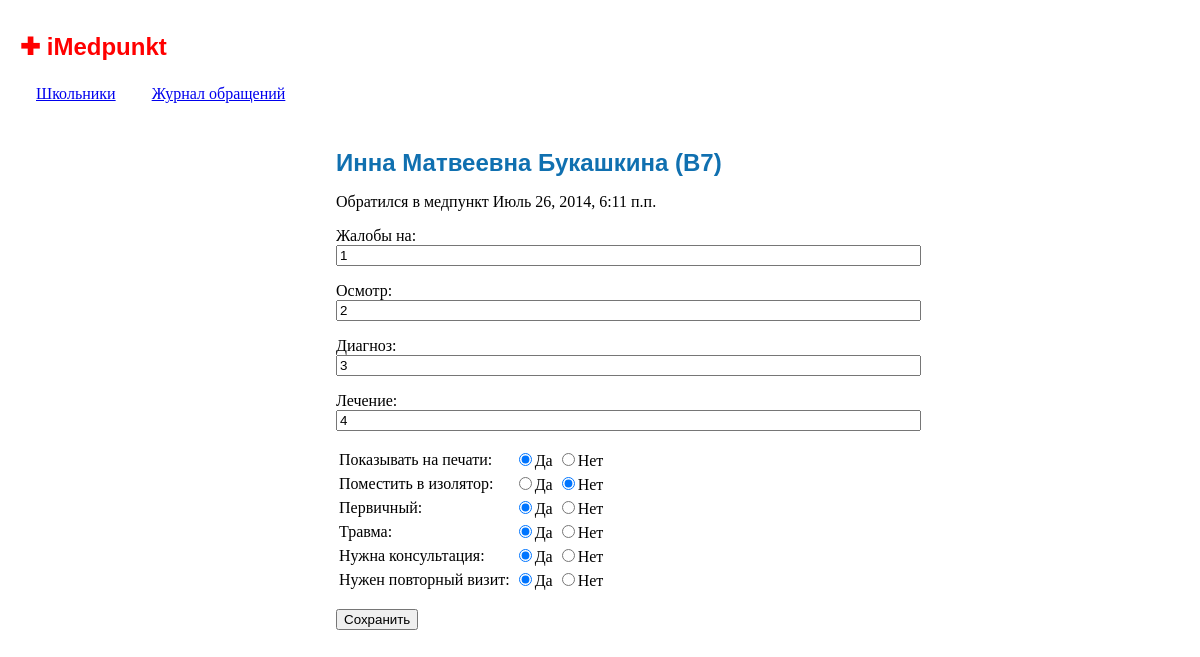
The app's page /visit_edit/1, older data.
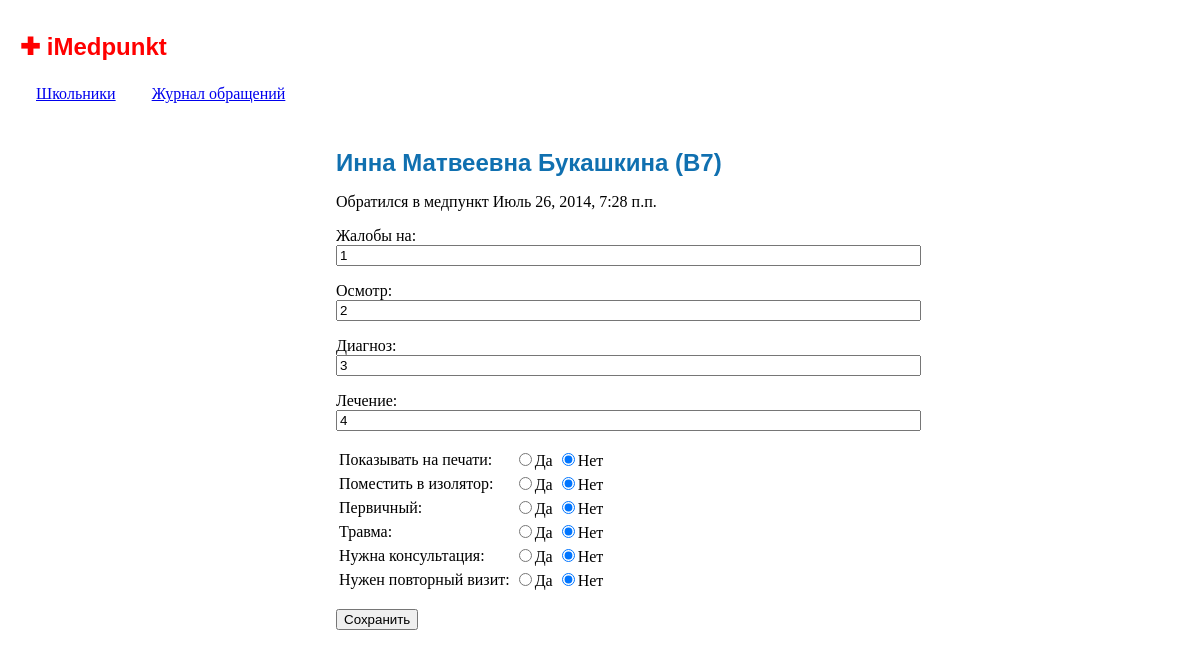
The same page, newer data.
### iMedpunkt/models.py (models this page shows, shortened)
class Visit(models.Model):
    date = models.DateTimeField(auto_now=True)
    student = models.ForeignKey(Student)
    complaints = models.CharField(max_length=1000)
    examination = models.CharField(max_length=1000)
    diagnosis = models.CharField(max_length=1000)
    treatment = models.CharField(max_length=1000)
    temperature = models.IntegerField()
    flags = models.IntegerField()
    to_print = models.BooleanField(default=False)
    is_first = models.BooleanField(default=False)
    injury = models.BooleanField(default=False)
    need_consultation = models.BooleanField(default=False)
    need_repeat = models.BooleanField(default=False)

class Student(models.Model):
    first_name = models.CharField(max_length=50, default='#')
    patronymic = models.CharField(max_length=50, default='#')
    last_name = models.CharField(max_length=50, default='#')
    birth_date = models.DateField()
    sex = models.CharField(max_length=1, default="?")
    group = models.CharField(max_length=50, default='#')
    home = models.CharField(max_length=50, default='#')
    height = models.IntegerField(default=0)
    weight = models.IntegerField(default=0)
    health = models.CharField(max_length=100, default='#')
    allergy = models.CharField(max_length=100, default='#')
    food = models.CharField(max_length=100, default='#')
    in_isolator = models.BooleanField(default=False)
    bolel = models.BooleanField(default=False)
    cert1 = models.BooleanField(default=False)
    cert2 = models.BooleanField(default=False)

### iMedpunkt/views.py (the view)
# urls.py: url(r'^visit_edit/(?P<visit_id>\d+)$', visit_edit, name='visit_edit'),
def visit_edit(request, visit_id):
    visit = Visit.objects.get(pk=visit_id)
    template = loader.get_template('visit_edit.html')
    context = RequestContext(request, {
        'visit': visit
    })
    return HttpResponse(template.render(context))

### iMedpunkt/templates/visit_edit.html (shortened to what this page needs)
{% extends "base.html" %}
{% block content %}
<div class="centercolumn">
    <h1>{{ visit.student.first_name }} {{ visit.student.patronymic }} {{ visit.student.last_name }}
        ({{ visit.student.group }})</h1>
    <p>
        Обратился в медпункт {{ visit.date }}
    </p>
    <form method="post" action={% url 'visit_post' visit.id %}>
    <p>
        Жалобы на:<br>
        <input type="text" size="70" name="complaints" value="{{ visit.complaints }}">
    </p>
    <p>
        Осмотр:<br>
        <input type="text" size="70" name="examination" value="{{ visit.examination }}">
    </p>
    <p>
        Диагноз:<br>
        <input type="text" size="70" name="diagnosis" value="{{ visit.diagnosis }}">
    </p>
    <p>
        Лечение:<br>
        <input type="text" size="70" name="treatment" value="{{ visit.treatment }}">
    </p>
    <table>
        <tr>
            <td>
                Показывать на печати:
            </td>
            <td>
                <label>
                    <input name="print" type="radio" value="1" {% if visit.to_print %} checked {% endif %}/>Да
                </label>
                <label>
                    <input name="print" type="radio" value="0" {% if not visit.to_print %} checked {% endif %}>Нет
                </label>
            </td>
        </tr>
        <tr>
            <td>
                Поместить в изолятор:
            </td>
            <td>
                <label>
                    <input name="isolator" type="radio" value="1" {% if visit.student.in_isolator %} checked {% endif %}/>Да
                </label>
                <label>
                    <input name="isolator" type="radio" value="0" {% if not visit.student.in_isolator %} checked {% endif %}>Нет
                </label>
            </td>
        </tr>
        <tr>
            <td>
                Первичный:
            </td>
            <td>
                <label>
                    <input name="is_first" type="radio" value="1" {% if visit.is_first %} checked {% endif %}/>Да
                </label>
                <label>
                    <input name="is_first" type="radio" value="0" {% if not visit.is_first %} checked {% endif %}>Нет
                </label>
            </td>
        </tr>
        <tr>
            <td>
                Травма:
            </td>
            <td>
                <label>
                    <input name="injury" type="radio" value="1" {% if visit.injury %} checked {% endif %}>Да
                </label>
                <label>
                    <input name="injury" type="radio" value="0" {% if not visit.injury %} checked {% endif %}>Нет
                </label>
            </td>
        </tr>
        <tr>
            <td>
                Нужна консультация:
            </td>
            <td>
                <label>
                    <input name="need_consultation" type="radio" value="1" {% if visit.need_consultation %} checked {% endif %}>Да
                </label>
                <label>
                    <input name="need_consultation" type="radio" value="0" {% if not visit.need_consultation %} checked {% endif %}>Нет
                </label>
            </td>
        </tr>
        <tr>
            <td>
                Нужен повторный визит:
            </td>
            <td>
                <label>
                    <input name="need_repeat" type="radio" value="1" {% if visit.need_repeat %} checked {% endif %}/>Да
                </label>
                <label>
                    <input name="need_repeat" type="radio" value="0" {% if not visit.need_repeat %} checked {% endif %}>Нет
                </label>
            </td>
        </tr>
    </table>
    <p>
        <input type="submit" value="Сохранить">
    </p>
    </form>
</div>
{% endblock %}

Row changes from the older to the newer data that the page shows:
changed Visit "☐ Да": date "Июль 26, 2014, 6:11 п.п." → "Июль 26, 2014, 7:28 п.п."; to_print "☑ Да" → "☐ Да"; to_print "☐ Нет" → "☑ Нет"; is_first "☑ Да" → "☐ Да"; is_first "☐ Нет" → "☑ Нет"; injury "☑ Да" → "☐ Да"; injury "☐ Нет" → "☑ Нет"; need_consultation "☑ Да" → "☐ Да"; need_consultation "☐ Нет" → "☑ Нет"; need_repeat "☑ Да" → "☐ Да"; need_repeat "☐ Нет" → "☑ Нет"
